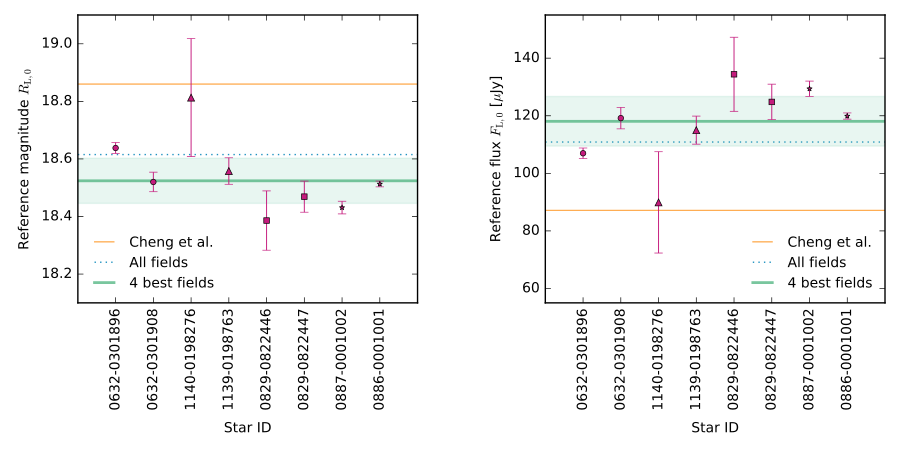

Source code (Python):

# coding: utf-8

# In[2]:

get_ipython().magic(u'matplotlib inline')


# In[3]:

import numpy as np
import matplotlib as mpl
import matplotlib.pyplot as plt
import scipy

from os import path
from sys import argv


# ### DEFINE FUNCTIONS

# In[4]:

def load_data(data_filename):
    # load data file
    fields = np.genfromtxt(data_filename, delimiter=',',unpack=True,usecols=(0))
    ID = np.genfromtxt(data_filename, delimiter=',',unpack=True,usecols=(1),dtype=np.str)
    lorri_m = np.genfromtxt(data_filename, delimiter=',',unpack=True,usecols=(2))
    S, S_err = np.genfromtxt(data_filename, delimiter=',',unpack=True,usecols=(3,4))
    m, m_err = np.genfromtxt(data_filename, delimiter=',',unpack=True,usecols=(5,6))
    
    return (fields,ID,lorri_m,S,S_err,m,m_err)

def find_weighted_average(data,err):
    weight = 1.0/(err**2.0) # weight the data points by their errors. Smaller error = more weight
    weight = weight/np.sum(weight) # normalize the weight
    
    mean = np.average(data, weights=weight) 
    #calculate the unbiased variance of the mean
    mean_var_1 = np.sum(weight*(data-mean)**2.0)
    mean_var_2 = np.sum(weight)/((np.sum(weight))**2.0-np.sum(weight*weight))
    mean_var = mean_var_1*mean_var_2
    #error = sqrt of the variance
    mean_err = mean_var**(1.0/2)
    
    return (mean,mean_err)

def find_average(data): 
    mean = np.average(data)
    err = np.std(data)
    
    return (mean,err)
    
def find_flux(lorri_m,S,S_err):
    a = 10**(-lorri_m/2.5)
    flux = a / S # unit: DN
    flux_err = np.sqrt(a*a*S_err*S_err/(S**4.0)) # unit: DN
    
    #convert DN to Jy in R_L band
    flux = flux*3050
    flux_err = flux_err*3050
    
    #return flux in microJy
    flux = flux*(10**6.0)
    flux_err = flux_err*(10**6.0)
    
    return (flux,flux_err)


# ### LOAD DATA

# In[5]:

all_fields_data = 'ALL_FIELDS.csv'
good_fields_data = 'GOOD_FIELDS.csv'

ALL_fields,ALL_ID,ALL_lorri_m,ALL_S,ALL_S_err,ALL_m,ALL_m_err = load_data(all_fields_data)
GOOD_fields,GOOD_ID,GOOD_lorri_m,GOOD_S,GOOD_S_err,GOOD_m,GOOD_m_err = load_data(good_fields_data)

#Values from Cheng et al. to compare our numbers to
CHENG_m = 18.86 
CHENG_flux = 10**(-CHENG_m/2.5)*3050*(10**(6.0)) #assume a count of 1 per sec, then mag measured = ref mag = 18.86
                                     #3050 is to convert to Jy, 10^6 is to convert to microJy
print('Cheng et al. mag: %0.3f' % CHENG_m)
print('Cheng et al. flux: %0.3f [microJy]' % CHENG_flux)


# ### COMPUTE MEAN MAG AND FLUX

# In[6]:

#MAGNITUDE
#only good fields
GOOD_m_mean, GOOD_m_mean_err = find_weighted_average(GOOD_m,GOOD_m_err)
print("Mean mag of 4 best fields: %0.3f +/- %0.3f" % (GOOD_m_mean,GOOD_m_mean_err))

#all fields
ALL_m_mean, ALL_m_mean_err = find_average(ALL_m)
print("Mean mag of all fields: %0.3f +/- %0.3f" % (ALL_m_mean,ALL_m_mean_err))


# In[7]:

#FLUX
# a = 10^(-lorri_m/2.5)
# F = 3050*a/s
# <F> = <a>/<s>, <a> = <10^(-lorri_m/2.5)> ~ = 10^(-<lorri_m>/2.5)
# <lorri_m> is the average of lorri_m of EACH star, with associated stdev
# so <lorri_m> = lorri_m reported here
# <S> = S reported here, so the flux of each star will then be:
# <F_each star> = 3050*a/S
# error of each point is (use derivative to get the average):
# <F_err_each star> = sqrt(a_err*a_err + a*a/(S_err*S_err)*S_err)/S

# THEN use this F_err to find the weighted mean

#only good fields
GOOD_flux,GOOD_flux_err = find_flux(GOOD_lorri_m,GOOD_S,GOOD_S_err)
GOOD_flux_mean,GOOD_flux_mean_err = find_weighted_average(GOOD_flux,GOOD_flux_err)
print("Mean flux of 4 best fields: %0.3f +/- %0.3f [microJy]" % (GOOD_flux_mean,GOOD_flux_mean_err))

#all fields
ALL_flux,ALL_flux_err = find_flux(ALL_lorri_m,ALL_S,ALL_S_err)
ALL_flux_mean,ALL_flux_mean_err = find_average(ALL_flux)
print("Mean flux of all fields: %0.3f +/- %0.3f [microJy]" % (ALL_flux_mean,ALL_flux_mean_err))


# ### MAKING FIGURES

# In[8]:

#EXTRACT THE POINTS OF FOUR BEST FIELDS FOR PLOT
FIELD_3 = np.asarray([1,2])
FIELD_5 = np.asarray([3,4])
FIELD_6 = np.asarray([5,6])
FIELD_7 = np.asarray([7,8])
star = np.arange(1,9,1)

FIELD_3_m = GOOD_m[0:2]
FIELD_5_m = GOOD_m[2:4]
FIELD_6_m = GOOD_m[4:6]
FIELD_7_m = GOOD_m[6:]

FIELD_3_m_err = GOOD_m_err[0:2]
FIELD_5_m_err = GOOD_m_err[2:4]
FIELD_6_m_err = GOOD_m_err[4:6]
FIELD_7_m_err = GOOD_m_err[6:]

FIELD_3_flux = GOOD_flux[0:2]
FIELD_5_flux = GOOD_flux[2:4]
FIELD_6_flux = GOOD_flux[4:6]
FIELD_7_flux = GOOD_flux[6:]

FIELD_3_flux_err = GOOD_flux_err[0:2]
FIELD_5_flux_err = GOOD_flux_err[2:4]
FIELD_6_flux_err = GOOD_flux_err[4:6]
FIELD_7_flux_err = GOOD_flux_err[6:]


# In[10]:

#PLOT
fig,(ax1,ax2) = plt.subplots(1,2,figsize=(9,4.5))

#MAGNITUDE
star_number = np.arange(0,10,1) # x-coordinate for some points to use fill_between

#Cheng et al.
ax1.axhline(CHENG_m,color='#fe9929',linestyle='-',linewidth=0.75,zorder=0,label='Cheng et al.')

#all stars average
ax1.axhline(ALL_m_mean,color='#1d91c0',linestyle=':',linewidth=1,zorder=1,label='All fields')

#four fields average
ax1.axhline(GOOD_m_mean,color='#41ae76',linestyle='-',linewidth=2,label='4 best fields',zorder=2,alpha=0.7)
ax1.fill_between(star_number,GOOD_m_mean+GOOD_m_mean_err,GOOD_m_mean-GOOD_m_mean_err,                color='#66c2a4',alpha=0.15,zorder=2)

#individual stars
ax1.errorbar(FIELD_3,FIELD_3_m,yerr=FIELD_3_m_err,fmt='o',color='#c51b7d',ms=4,zorder=6,linewidth=0.7)
ax1.errorbar(FIELD_5,FIELD_5_m,yerr=FIELD_5_m_err,fmt='^',color='#c51b7d',ms=5,zorder=6,linewidth=0.7)
ax1.errorbar(FIELD_6,FIELD_6_m,yerr=FIELD_6_m_err,fmt='s',color='#c51b7d',ms=4,zorder=6,linewidth=0.7)
ax1.errorbar(FIELD_7,FIELD_7_m,yerr=FIELD_7_m_err,fmt='*',color='#c51b7d',ms=4,zorder=6,linewidth=0.7)

ax1.set_xlabel('Star ID',labelpad=8)
ax1.set_ylabel(r'Reference magnitude $R_{{\rm L},0}$')
ax1.set_xlim(0,9)
ax1.set_ylim(18.1,19.1)
ax1.set_xticks(star) # set the ticks to star number
ax1.set_xticklabels(GOOD_ID,rotation=90) # match star to star ID
ax1.legend(loc='lower left',frameon=False, prop={'size':10})


#FLUX
F_mean_star_plot = np.arange(0,9,0.5)

#Cheng et al.
ax2.axhline(CHENG_flux,color='#fe9929',linestyle='-',linewidth=0.75,zorder=0,label='Cheng et al.')

#all stars average
ax2.axhline(ALL_flux_mean,color='#1d91c0',linestyle=':',linewidth=1,zorder=1,label='All fields')

#four fields average
ax2.axhline(GOOD_flux_mean,color='#41ae76',linestyle='-',linewidth=2,label='4 best fields',zorder=2,alpha=0.7)
ax2.fill_between(star_number,GOOD_flux_mean+GOOD_flux_mean_err,GOOD_flux_mean-GOOD_flux_mean_err,                 color='#66c2a4',alpha=0.15,zorder=2)

#individual stars
ax2.errorbar(FIELD_3,FIELD_3_flux,yerr=FIELD_3_flux_err,fmt='o',color='#c51b7d',ms=4,zorder=6,linewidth=0.7)
ax2.errorbar(FIELD_5,FIELD_5_flux,yerr=FIELD_5_flux_err,fmt='^',color='#c51b7d',ms=5,zorder=6,linewidth=0.7)
ax2.errorbar(FIELD_6,FIELD_6_flux,yerr=FIELD_6_flux_err,fmt='s',color='#c51b7d',ms=4,zorder=6,linewidth=0.7)
ax2.errorbar(FIELD_7,FIELD_7_flux,yerr=FIELD_7_flux_err,fmt='*',color='#c51b7d',ms=4,zorder=6,linewidth=0.7)

ax2.set_xlabel('Star ID',labelpad=8)
ax2.set_ylabel(r'Reference flux $F_{{\rm L}, 0}$ [$\mu$Jy]')
ax2.set_xlim(0,9)
ax2.set_ylim(55,155)
ax2.set_xticks(star)
ax2.set_xticklabels(GOOD_ID,rotation=90)
ax2.legend(loc='lower right',frameon=False, prop={'size':10})



plt.subplots_adjust(bottom=0.3)
plt.tight_layout(w_pad=5.0)
plt.savefig('aperture_calibration.pdf')
plt.show()
